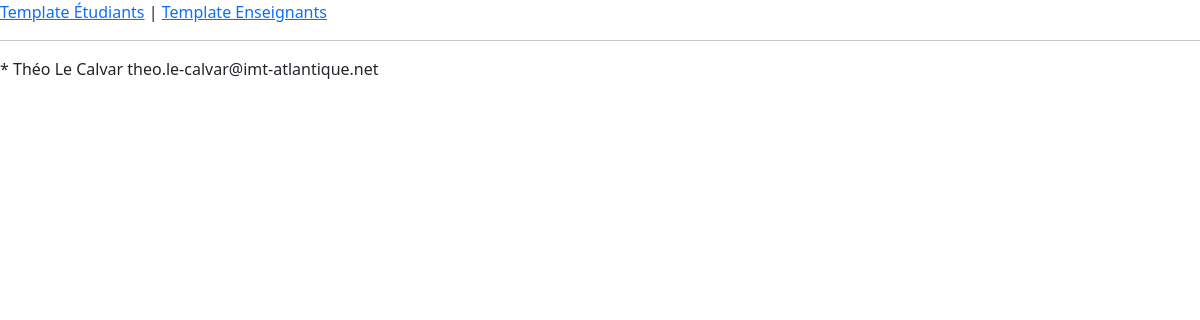
Page /view/enseignants on the earlier database version.
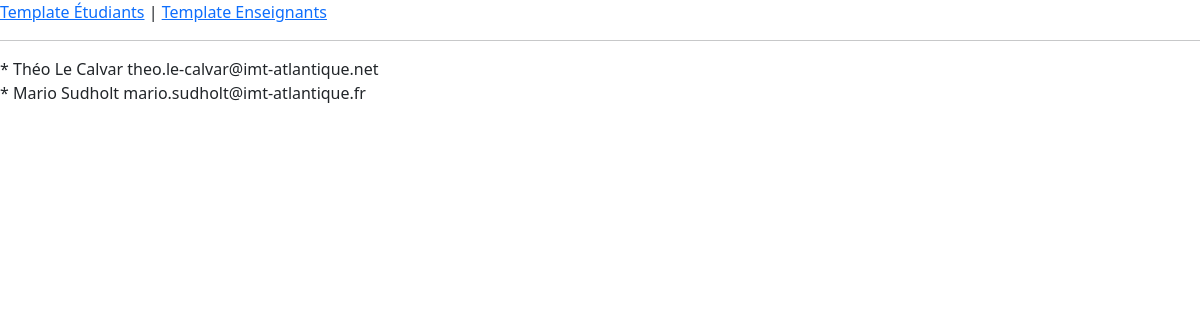
Same page on the later database version.
### database/models.py (models this page shows)
class Enseignant(db.Model):
    ens_id = db.Column(db.Integer, primary_key=True)
    ens_nom = db.Column(db.Text, nullable=False)
    ens_prenom = db.Column(db.Text, nullable=False)
    ens_mail = db.Column(db.Text, nullable=False)

### app.py (the view)
@app.route('/view/enseignants')
def view_enseignants():
    enseignants = Enseignant.query.all()
    return flask.render_template("template_enseignants.html.jinja2", enseignants=enseignants)

### templates/template_enseignants.html.jinja2
{% extends "view_layout.html.jinja2" %}
{% set title = "Template Enseignants" %}
{% set active_page = "view_enseignants" %}
{% block body %}
    {% for enseignant in enseignants %}
        * {{ enseignant.ens_prenom }}
        {{ enseignant.ens_nom }}
        {{ enseignant.ens_mail }} <br>
    {% endfor %}
{% endblock %}

Differences in the rows shown:
added Enseignant: ens_prenom "Mario", ens_nom "Sudholt", ens_mail "mario.sudholt@imt-atlantique.fr"
